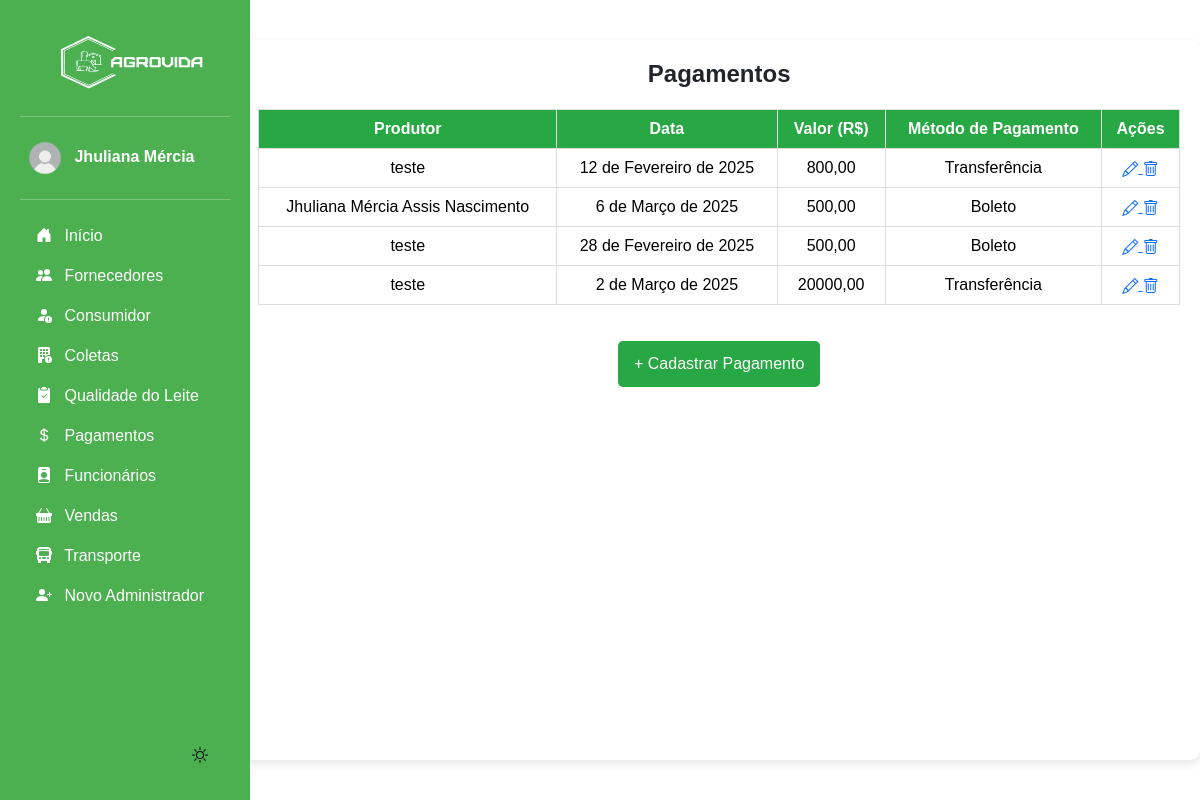
Page /pagamentos/ (signed in) on the earlier database version.
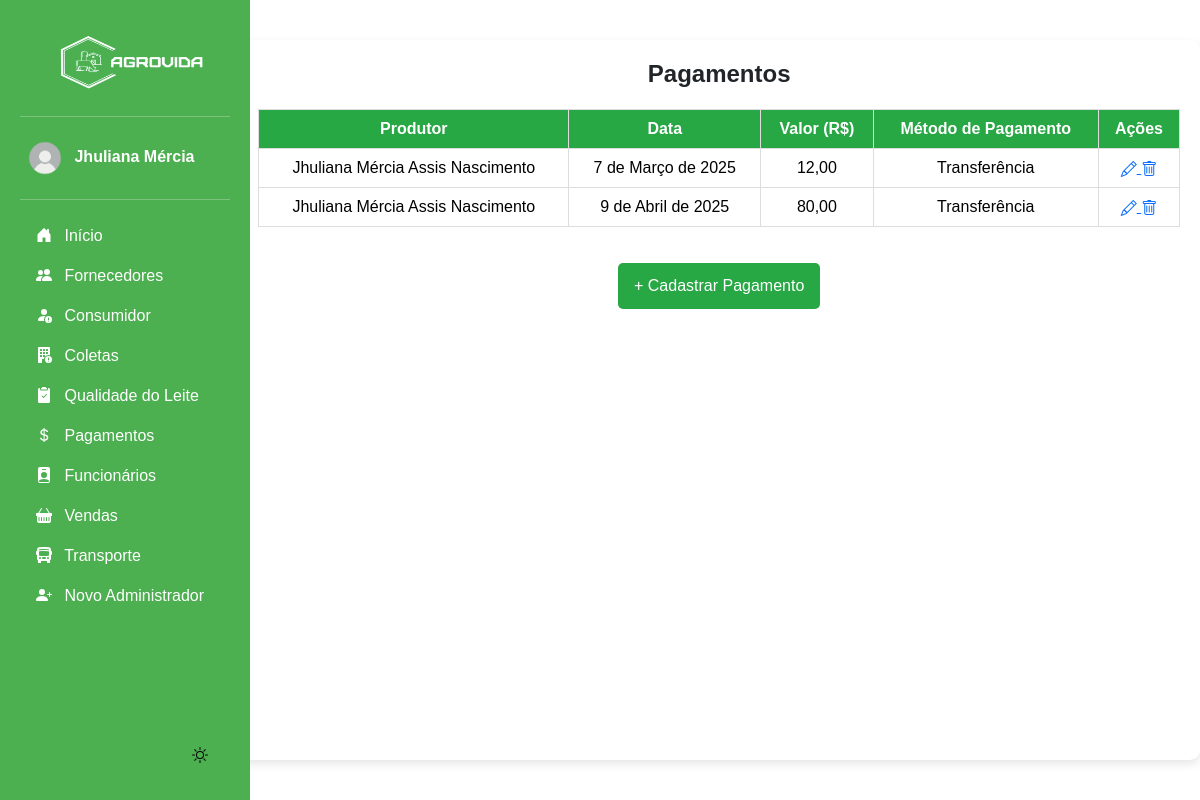
Same page on the later database version.
### app/models.py (models this page shows, shortened)
class Pagamento(models.Model):
    produtor = models.ForeignKey(Produtor, on_delete=models.CASCADE)
    data_pagamento = models.DateField(blank=True, null=True)  # Agora a data pode ser inserida manualmente
    valor = models.DecimalField(max_digits=10, decimal_places=2)
    METODO_CHOICES = [
        ('Pix', 'Pix'),
        ('Boleto', 'Boleto'),
        ('Transferência', 'Transferência'),
    ]
    metodo_pagamento = models.CharField(max_length=15, choices=METODO_CHOICES)

class Produtor(models.Model):
    nome = models.CharField(max_length=100)
    fazenda = models.CharField(max_length=150)
    localizacao = models.CharField(max_length=255)
    telefone = models.CharField(max_length=20)
    ativo = models.BooleanField(default=True)  # Campo para verificar se o produtor está ativo

### app/views.py (the view)
# urls.py: path('pagamentos/', views.listar_pagamentos, name='listar_pagamentos'),
@login_required(login_url='login_index')
def listar_pagamentos(request):
    pagamentos = Pagamento.objects.all()
    return render(request, 'app/listar_pagamentos.html', {'pagamentos': pagamentos})

### app/templates/app/listar_pagamentos.html (shortened to what this page needs)
{% extends "base.html" %}
{% load static %}
{% block content %}
<div class="container">
    <h2 class="title">Pagamentos</h2>
    {% if pagamentos %}
        <table class="table">
            <thead>
                <tr>
                    <th>Produtor</th>
                    <th>Data</th>
                    <th>Valor (R$)</th>
                    <th>Método de Pagamento</th>
                    <th>Ações</th>
                </tr>
            </thead>
            <tbody>
                {% for pagamento in pagamentos %}
                    <tr>
                        <td>{{ pagamento.produtor.nome }}</td>
                        <td>{{ pagamento.data_pagamento|default:"Não informado" }}</td>
                        <td>{{ pagamento.valor }}</td>
                        <td>{{ pagamento.metodo_pagamento }}</td>
                        <td>
                            <a href="{% url 'editar_pagamento' pagamento.id %}">
                                <i class="bi bi-pencil"></i>
                            </a>
                            <a href="{% url 'excluir_pagamento' pagamento.id %}" onclick="return confirm('Tem certeza que deseja excluir?')">
                                <i class="bi bi-trash"></i>
                            </a>
                        </td>
                    </tr>
                {% endfor %}
            </tbody>
        </table>
    {% else %}
        <p>Nenhum pagamento registrado.</p>
    {% endif %}
    <a href="{% url 'cadastrar_pagamento' %}" class="btn btn-add">+ Cadastrar Pagamento</a>
</div>
{% endblock %}

Differences in the rows shown:
removed Pagamento: produtor.nome "teste", data_pagamento "12 de Fevereiro de 2025", valor "800,00", metodo_pagamento "Transferência"
removed Pagamento: produtor.nome "Jhuliana Mércia Assis Nascimento", data_pagamento "6 de Março de 2025", valor "500,00", metodo_pagamento "Boleto"
removed Pagamento: produtor.nome "teste", data_pagamento "28 de Fevereiro de 2025", valor "500,00", metodo_pagamento "Boleto"
removed Pagamento: produtor.nome "teste", data_pagamento "2 de Março de 2025", valor "20000,00", metodo_pagamento "Transferência"
added Pagamento: produtor.nome "Jhuliana Mércia Assis Nascimento", data_pagamento "7 de Março de 2025", valor "12,00", metodo_pagamento "Transferência"
added Pagamento: produtor.nome "Jhuliana Mércia Assis Nascimento", data_pagamento "9 de Abril de 2025", valor "80,00", metodo_pagamento "Transferência"
